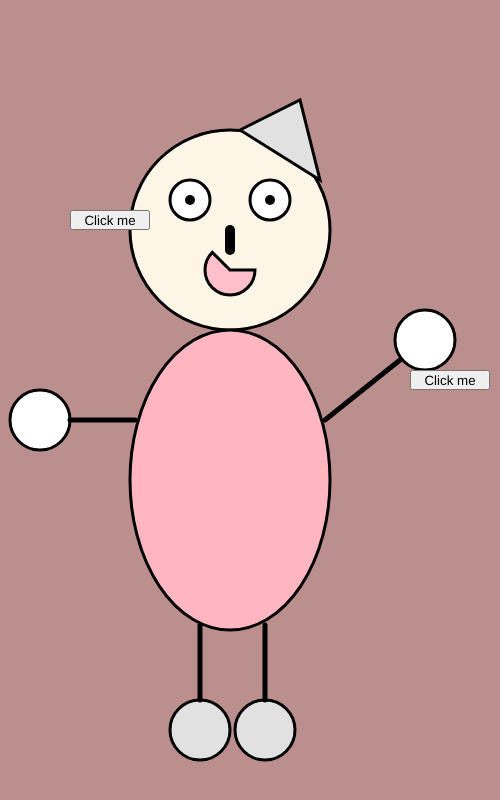
Frame 1 (no input)
Frame 60 (no input): identical to frame 1, image omitted
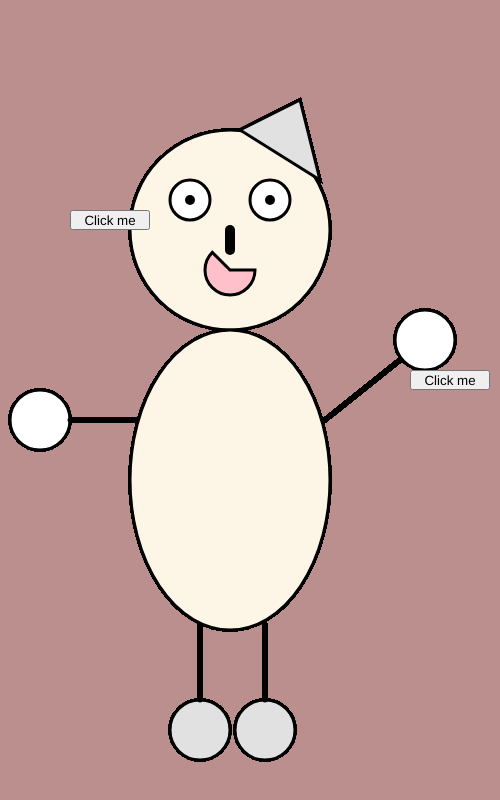
Frame 120 (the mouse pressed at the canvas centre since frame 60)

The p5.js sketch that drew these frames (run headless with seeded random() and noise() and a simulated clock; from frame 60 on, the mouse is pressed at the canvas centre):

// p5.js sketch
// ── sketch.js
var pointX = 0;
var pointY = 0;

var headX=230;
var headSize=200;
var handSize=60
var eyeSize=40
var headColor="OldLace"
var handColor="255,228,225";
var bodyColor="lightpink"

var colorButton;

var handbutton;





function setup() {
  // put setup code here

  createCanvas(500,800);
  pointX = width/2;//250
  pointY = height/2;//400

   console.log("pointX " + pointX + " pointY " + pointY);

  background("Burlywood");


  colorButton = createButton("Click me");//function that is part of p5.dom library, It generates an html button;
  colorButton.position(pointX - 180, pointY - 190);
  colorButton.size(80,20);
  colorButton.mousePressed(function(){
    headColor = "Tan";
  });


  handButton=createButton("Click me");//9.12 class content
  handButton.position(pointX + 160, pointY - 30);
  handButton.size(80,20);

  handButton.mousePressed(function(){
   //your action goes in here
   //The button mousepressed function is tied to the general mousepread function
    handColor="red";

  });

}

function draw() {
  // put drawing code here

  if(mouseX < pointX){
   console.log("left hand side");
   background("#BC8F8F");

  }

  if (mouseX > pointY){
    console.log("left hand side");
    background(176,196,222);
  }


  strokeWeight(3);
  fill(headColor);//headcolor
  ellipse(headX,headX,200,200);//head

  fill("white");
  ellipse(190,200,40,40);//left eye

  fill("white");
  ellipse(270,200,40,40);//right eye

  fill(bodyColor);
  ellipse(230,480,200,300);//body

  fill(handColor)
  ellipse(40,420,60,60);//left hand

  fill(handColor)
  ellipse(425,340,60,60);//right hand

  fill((255,228,225))
  ellipse(200,730,60,60);//left foot
  ellipse(265,730,60,60);//right foot

  triangle(240, 130, 300, 100, 320, 180);//decorationtri




  strokeWeight(10);
  point(190, 200);//lefy eye point
  point(270, 200);//right eye point
  line(230, 230, 230, 250);//nose

  strokeWeight(3);
  fill("pink")
  arc(230, 270, 50, 50, 0, PI + QUARTER_PI, PIE);//mouth

  strokeWeight(5);
  line(70, 420, 135, 420);//left arm
  line(400, 360, 325, 420);//left arm
  line(200, 625, 200, 700);//left leg
  line(265, 625, 265, 700);//right leg
}


function mousePressed(){
 bodyColor="OldLace"
}

function mouseReleased(){
  bodyColor="Lavender";
}

function keyPressed(){
  bodyColor="lightblue";


}
